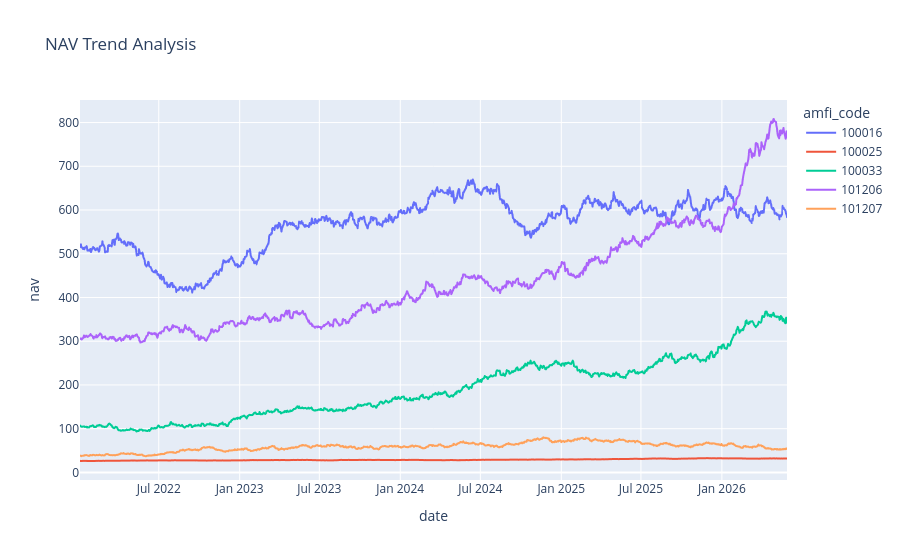

Notebook source saved alongside this figure:
### Code cell
fig = px.line(
    plot_data,
    x='date',
    y='nav',
    color='amfi_code',
    title='NAV Trend Analysis'
)

fig.show()

### Figure 1 — Plotly figure (JSON) as saved in the notebook; plotly's stock layout.template omitted (floating-point values rounded to 4 significant figures; data arrays with more than 128 entries replaced by an {"elided": "..."} marker saying what was removed)
{"data": [{"hovertemplate": "amfi_code=100016<br>date=%{x}<br>nav=%{y}<extra></extra>", "legendgroup": "100016", "line": {"color": "#636efa", "dash": "solid"}, "marker": {"symbol": "circle"}, "mode": "lines", "name": "100016", "showlegend": true, "type": "scattergl", "x": {"elided": "1150 str values"}, "xaxis": "x", "y": {"elided": "1150 float values"}, "yaxis": "y"}, {"hovertemplate": "amfi_code=100025<br>date=%{x}<br>nav=%{y}<extra></extra>", "legendgroup": "100025", "line": {"color": "#EF553B", "dash": "solid"}, "marker": {"symbol": "circle"}, "mode": "lines", "name": "100025", "showlegend": true, "type": "scattergl", "x": {"elided": "1150 str values"}, "xaxis": "x", "y": {"elided": "1150 float values"}, "yaxis": "y"}, {"hovertemplate": "amfi_code=100033<br>date=%{x}<br>nav=%{y}<extra></extra>", "legendgroup": "100033", "line": {"color": "#00cc96", "dash": "solid"}, "marker": {"symbol": "circle"}, "mode": "lines", "name": "100033", "showlegend": true, "type": "scattergl", "x": {"elided": "1150 str values"}, "xaxis": "x", "y": {"elided": "1150 float values"}, "yaxis": "y"}, {"hovertemplate": "amfi_code=101206<br>date=%{x}<br>nav=%{y}<extra></extra>", "legendgroup": "101206", "line": {"color": "#ab63fa", "dash": "solid"}, "marker": {"symbol": "circle"}, "mode": "lines", "name": "101206", "showlegend": true, "type": "scattergl", "x": {"elided": "1150 str values"}, "xaxis": "x", "y": {"elided": "1150 float values"}, "yaxis": "y"}, {"hovertemplate": "amfi_code=101207<br>date=%{x}<br>nav=%{y}<extra></extra>", "legendgroup": "101207", "line": {"color": "#FFA15A", "dash": "solid"}, "marker": {"symbol": "circle"}, "mode": "lines", "name": "101207", "showlegend": true, "type": "scattergl", "x": {"elided": "1150 str values"}, "xaxis": "x", "y": {"elided": "1150 float values"}, "yaxis": "y"}], "layout": {"legend": {"title": {"text": "amfi_code"}, "tracegroupgap": 0}, "title": {"text": "NAV Trend Analysis"}, "xaxis": {"anchor": "y", "domain": [0, 1], "title": {"text": "date"}}, "yaxis": {"anchor": "x", "domain": [0, 1], "title": {"text": "nav"}}}}
